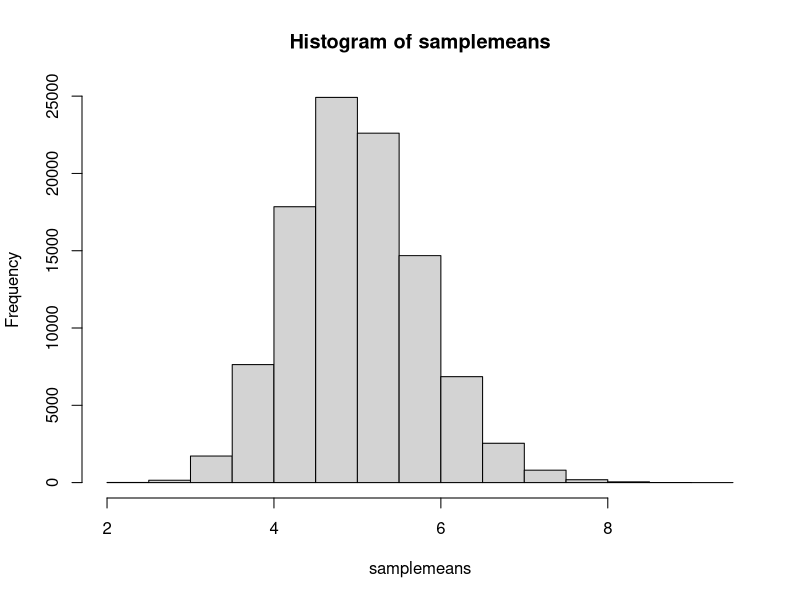
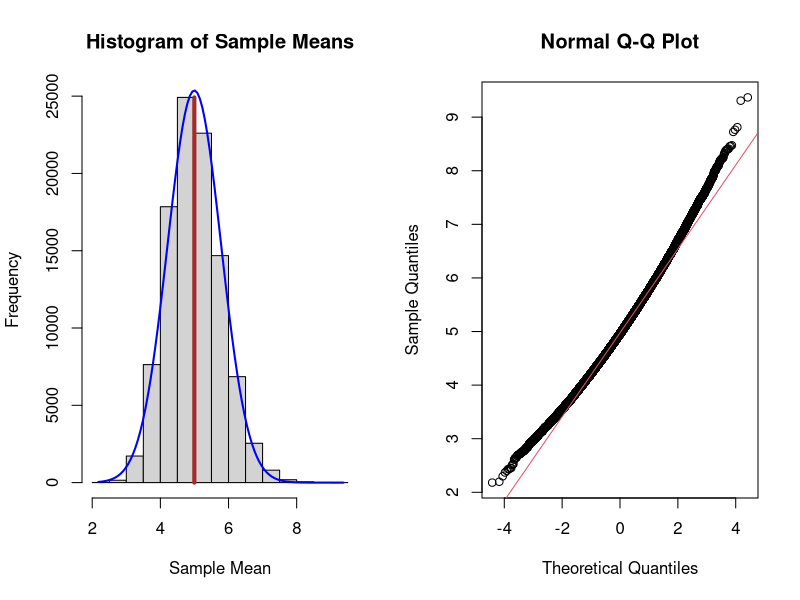

Write R code to recreate these figures, in order.
## ---- chunk 1
library(matrixStats)
#Theoritical Distribution
lambda = 0.2; meanexp = 1/lambda; varexp = 1/lambda^2
#Simulation
#Set seed, sample size of each sample and set the number of samples
set.seed(123); n = 40; N = 100000
#create a dataset of N columns and n rows
data = replicate (N, rexp(n, 0.2))
#calculate mean of each of samples
samplemeans = colMeans(data); datamean = mean(samplemeans); smean <- mean(samplemeans); ssd <- sd(samplemeans)
## ---- chunk 2
print(paste("Distribution mean is close to the Theoritical mean with ", "Distribution mean = ", round(smean,3), " and Theoritical mean = ", round(meanexp,3)))
## ---- chunk 3
samplevar = colVars(data); estimatevar = mean(samplevar)
print(paste("Theoritical variance = ", round (varexp,3), " and Estimate of variance = ", round(estimatevar,3)))
## ---- chunk 4
#plot the histogram of the means of samples
shist <- hist(samplemeans)
## ---- chunk 5
#plot the normal on top of histogram. Ref: http://stackoverflow.com/
par(mfrow = c(1, 2))
multiplier <- shist$counts / shist$density
sdensity <- density(samplemeans); sdensity$y <- sdensity$y * multiplier[1]
plot(shist, main = "Histogram of Sample Means", xlab = "Sample Mean")
lines(x=c(smean, smean), y = c(0, max(shist$counts)), col = "brown", lwd = 4)
sx <- seq(min(samplemeans), max(samplemeans), length.out= 100); normal <- dnorm(x = sx, mean = smean, sd = ssd); lines(sx, normal * multiplier[1], col = "blue", lwd = 2)
## Plot using a qqplot
qqnorm(samplemeans); qqline(samplemeans, col = 2)
## ---- chunk 6

## ---- chunk 7
confint = smean + c(-1,1)*ssd
print(paste("Confidence interval for 1/lambda = (", round(confint[1],3), round(confint[2],3), ")"))
